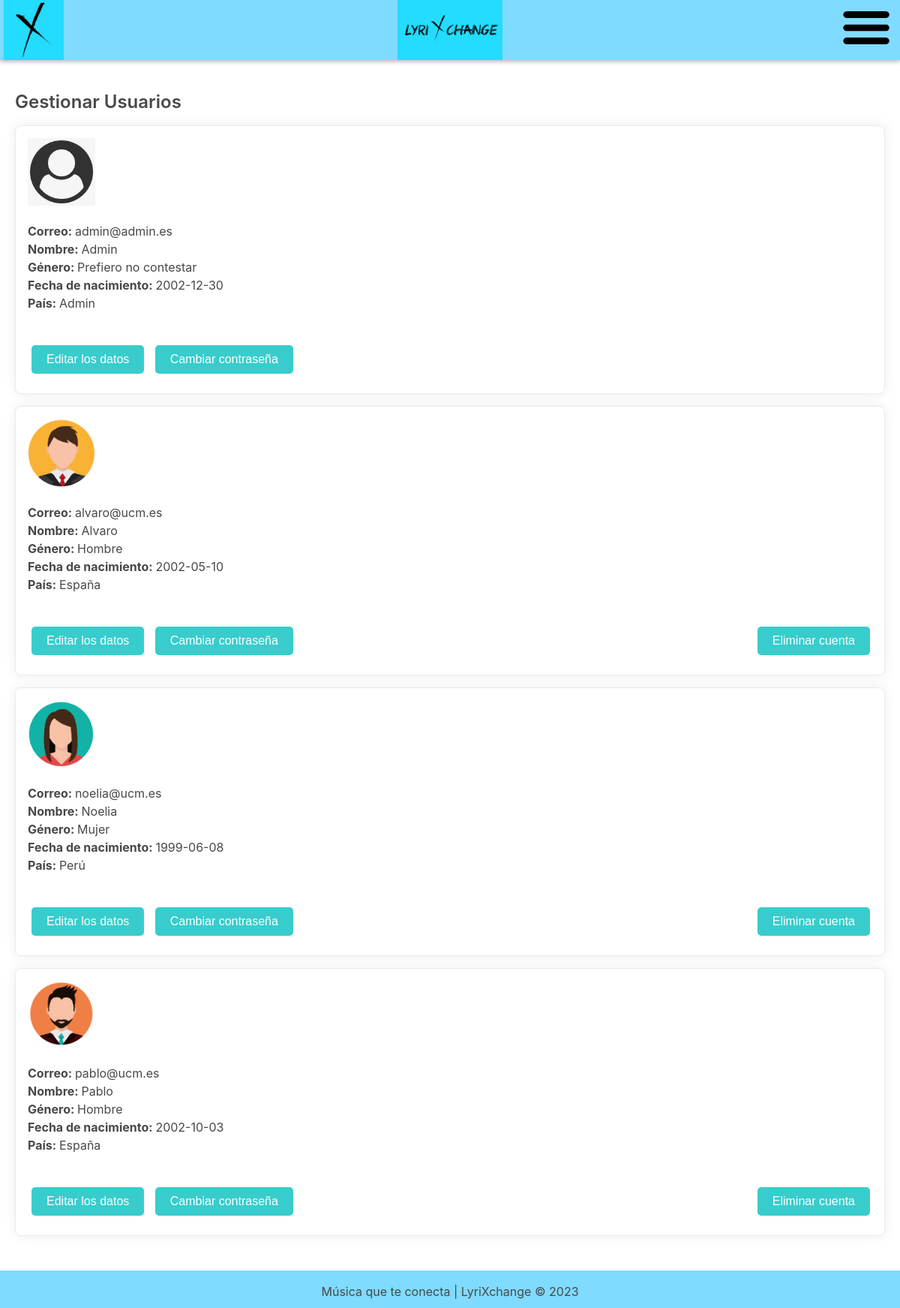
The page /gestionarUsuarios.php on the database its author committed.
### tables this page shows
CREATE TABLE `usuarios` (
  `correo` varchar(30) NOT NULL,
  `nombre` varchar(30) NOT NULL,
  `contraseña` varchar(60) NOT NULL,
  `sexo` varchar(25) NOT NULL,
  `fecha_nacimiento` date NOT NULL,
  `pais` varchar(20) NOT NULL,
  `fecha_registro` date NOT NULL,
  `servidor_fotoperfil` varchar(40) DEFAULT NULL,
  `tipo` int(11) NOT NULL
);

### includes/src/clases/Usuario.php (called while the page is built, shortened)
<?php
class Usuario
{
    public static function devuelveTodosLosUsuarios() {
        $conn = Aplicacion::getInstance()->getConexionBd();
        $sql = "SELECT * FROM usuarios";
        $result = $conn->query($sql);
        $usuarios = array();
        if ($result->num_rows > 0) {
            while ($fila = $result->fetch_assoc()) {
                $user = new Usuario($fila['correo'], $fila['contraseña'], $fila['nombre'],
                $fila['sexo'], $fila['fecha_nacimiento'], $fila['pais'], $fila['servidor_fotoperfil'], $fila['tipo']);
                $usuarios[] = $user;
            }
        }
        return $usuarios;
    }
    private $id, $correo, $contraseña, $nombre, $roles, $genero, $fecha, $pais, $foto_perfil, $tipo;
    private function __construct($correo, $contraseña, $nombre, $genero, $fecha, $pais, $foto_perfil, $tipo)
    {
        $this->correo = $correo;
        $this->nombre = $nombre;
        $this->genero = $genero;
        $this->fecha = $fecha;
        $this->pais = $pais;
        $this->foto_perfil = $foto_perfil;
        $this->tipo = $tipo;
    }
    public function getCorreo()
    {
        return $this->correo;
    }
    public function getNombre()
    {
        return $this->nombre;
    }
    public function getGenero() {
        return $this->genero;
    }
    public function getFecha() {
        return $this->fecha;
    }
    public function getPais() {
        return $this->pais;
    }
    public function getFotoPerfil() {
        return $this->foto_perfil;
    }
    public function esAdmin() {
        if ($this->tipo == 1) {
            return true;
        }
        else {
            return false;
        }
    }
}

### gestionarUsuarios.php (the view, shortened to what this page needs)
<?php
require_once 'includes/src/clases/Usuario.php';
$usuarios = Usuario::devuelveTodosLosUsuarios();
$datos = '';
foreach ($usuarios as $usuario) {
    $datos .= "<div id ='div-datos'>
                    <img src={$usuario->getFotoPerfil()} alt='Foto de perfil' id='foto-perfil'>
                    <p>
                        <strong>Correo: </strong>{$usuario->getCorreo()}<br>
                        <strong>Nombre:  </strong>{$usuario->getNombre()}<br>
                        <strong>Género: </strong>{$usuario->getGenero()}<br>
                        <strong>Fecha de nacimiento: </strong>{$usuario->getFecha()}<br>
                        <strong>País: </strong>{$usuario->getPais()}<br>
                    </p>
                    <br>
                    <a href=\"edicionLosDatos.php?id_usuario={$usuario->getCorreo()}\"><button type=\"button\">Editar los datos</button></a>
                    <a href=\"cambiarContrasena.php?id_usuario={$usuario->getCorreo()}\"><button type=\"button\">Cambiar contraseña</button></a>";
    if (!$usuario->esAdmin()) {
        $datos .= "<button id='boton-eliminar-cuenta' type='button' onclick='eliminarCuenta(\"{$usuario->getCorreo()}\")'>Eliminar cuenta</button>";
    }
    $datos .= "</div>";
}
$contenidoPrincipal = <<<EOS
    <h1>Gestionar Usuarios</h1>
    $datos
EOS;
require('./includes/vistas/plantillas/plantilla.php');
?>

### css/estilos.css (style rules this page uses)
body { font-family: "Circular", -apple-system, BlinkMacSystemFont, "Segoe UI", Roboto, Helvetica, Arial, sans-serif, "Apple Color Emoji", "Segoe UI Emoji", "Segoe UI Symbol"; }
h1, h2, h3, h4, h5 { line-height: 1.3; color: #484848; font-weight: 600; margin-bottom: 10px; }
p { text-align: justify; font-size: 16px; line-height: 1.5; color: #484848; font-weight: 400; margin-bottom: 10px; }
a:link, a:visited, a:active, a:hover { text-decoration: none; color: black; }
html, body { margin: 0; padding: 0; height: 100%; }
button { background-color: #39CCCC; border: none; color: white; padding: 10px 20px; text-align: center; text-decoration: none; display: inline-block; font-size: 16px; margin: 10px 5px; cursor: pointer; border-radius: 5px; }
#div-datos { background-color: #fff; border: 1px solid #ebebeb; border-radius: 8px; box-shadow: 0px 0px 16px rgba(0, 0, 0, 0.08); color: #484848; padding: 16px; margin: 16px 0px; font-size: 16px; line-height: 1.5; color: #484848; font-weight: 400; }
#boton-eliminar-cuenta { color: #ffffff; position: absolute; right: 0; margin-right: 40px; }
#foto-perfil { width: 8%; height: 8%; }

### rows shown on the page
usuarios: servidor_fotoperfil (picture), correo "admin@admin.es", nombre "Admin", sexo "Prefiero no contestar", fecha_nacimiento "2002-12-30", pais "Admin"
usuarios: servidor_fotoperfil (picture), correo "alvaro@ucm.es", nombre "Alvaro", sexo "Hombre", fecha_nacimiento "2002-05-10", pais "España"
usuarios: servidor_fotoperfil (picture), correo "noelia@ucm.es", nombre "Noelia", sexo "Mujer", fecha_nacimiento "1999-06-08", pais "Perú"
usuarios: servidor_fotoperfil (picture), correo "pablo@ucm.es", nombre "Pablo", sexo "Hombre", fecha_nacimiento "2002-10-03", pais "España"
